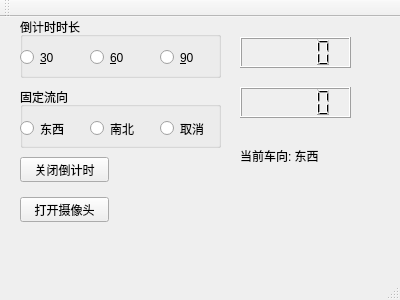
<?xml version="1.0" encoding="UTF-8"?>
<ui version="4.0">
 <class>MainWindow</class>
 <widget class="QMainWindow" name="MainWindow">
  <property name="geometry">
   <rect>
    <x>0</x>
    <y>0</y>
    <width>400</width>
    <height>300</height>
   </rect>
  </property>
  <property name="windowTitle">
   <string>MainWindow</string>
  </property>
  <widget class="QWidget" name="centralWidget">
   <widget class="QPushButton" name="closeTimeButton">
    <property name="geometry">
     <rect>
      <x>20</x>
      <y>140</y>
      <width>89</width>
      <height>25</height>
     </rect>
    </property>
    <property name="text">
     <string>关闭倒计时</string>
    </property>
   </widget>
   <widget class="QPushButton" name="cameraButton">
    <property name="geometry">
     <rect>
      <x>20</x>
      <y>180</y>
      <width>89</width>
      <height>25</height>
     </rect>
    </property>
    <property name="text">
     <string>打开摄像头</string>
    </property>
   </widget>
   <widget class="QLCDNumber" name="lcdNumber">
    <property name="geometry">
     <rect>
      <x>240</x>
      <y>20</y>
      <width>111</width>
      <height>31</height>
     </rect>
    </property>
   </widget>
   <widget class="QLCDNumber" name="lcdNumber2">
    <property name="geometry">
     <rect>
      <x>240</x>
      <y>70</y>
      <width>111</width>
      <height>31</height>
     </rect>
    </property>
   </widget>
   <widget class="QLabel" name="label_2">
    <property name="geometry">
     <rect>
      <x>240</x>
      <y>130</y>
      <width>141</width>
      <height>17</height>
     </rect>
    </property>
    <property name="text">
     <string>当前车向: 东西</string>
    </property>
   </widget>
   <widget class="QGroupBox" name="groupBox">
    <property name="geometry">
     <rect>
      <x>20</x>
      <y>70</y>
      <width>201</width>
      <height>61</height>
     </rect>
    </property>
    <property name="title">
     <string>固定流向</string>
    </property>
    <widget class="QRadioButton" name="radioButtonEW">
     <property name="geometry">
      <rect>
       <x>0</x>
       <y>30</y>
       <width>61</width>
       <height>23</height>
      </rect>
     </property>
     <property name="text">
      <string>东西</string>
     </property>
    </widget>
    <widget class="QRadioButton" name="radioButtonSN">
     <property name="geometry">
      <rect>
       <x>70</x>
       <y>30</y>
       <width>61</width>
       <height>23</height>
      </rect>
     </property>
     <property name="text">
      <string>南北</string>
     </property>
    </widget>
    <widget class="QRadioButton" name="radioButtonCEL">
     <property name="geometry">
      <rect>
       <x>140</x>
       <y>30</y>
       <width>112</width>
       <height>23</height>
      </rect>
     </property>
     <property name="text">
      <string>取消</string>
     </property>
    </widget>
   </widget>
   <widget class="QGroupBox" name="groupBox_2">
    <property name="geometry">
     <rect>
      <x>20</x>
      <y>0</y>
      <width>201</width>
      <height>61</height>
     </rect>
    </property>
    <property name="title">
     <string>倒计时时长</string>
    </property>
    <widget class="QRadioButton" name="radioButton">
     <property name="geometry">
      <rect>
       <x>0</x>
       <y>30</y>
       <width>51</width>
       <height>21</height>
      </rect>
     </property>
     <property name="text">
      <string>&amp;30</string>
     </property>
    </widget>
    <widget class="QRadioButton" name="radioButton_2">
     <property name="geometry">
      <rect>
       <x>70</x>
       <y>30</y>
       <width>51</width>
       <height>21</height>
      </rect>
     </property>
     <property name="text">
      <string>&amp;60</string>
     </property>
    </widget>
    <widget class="QRadioButton" name="radioButton_3">
     <property name="geometry">
      <rect>
       <x>140</x>
       <y>30</y>
       <width>51</width>
       <height>21</height>
      </rect>
     </property>
     <property name="text">
      <string>&amp;90</string>
     </property>
    </widget>
   </widget>
  </widget>
  <widget class="QMenuBar" name="menuBar">
   <property name="geometry">
    <rect>
     <x>0</x>
     <y>0</y>
     <width>400</width>
     <height>22</height>
    </rect>
   </property>
  </widget>
  <widget class="QToolBar" name="mainToolBar">
   <attribute name="toolBarArea">
    <enum>TopToolBarArea</enum>
   </attribute>
   <attribute name="toolBarBreak">
    <bool>false</bool>
   </attribute>
  </widget>
  <widget class="QStatusBar" name="statusBar"/>
 </widget>
 <layoutdefault spacing="6" margin="11"/>
 <resources/>
 <connections/>
</ui>
